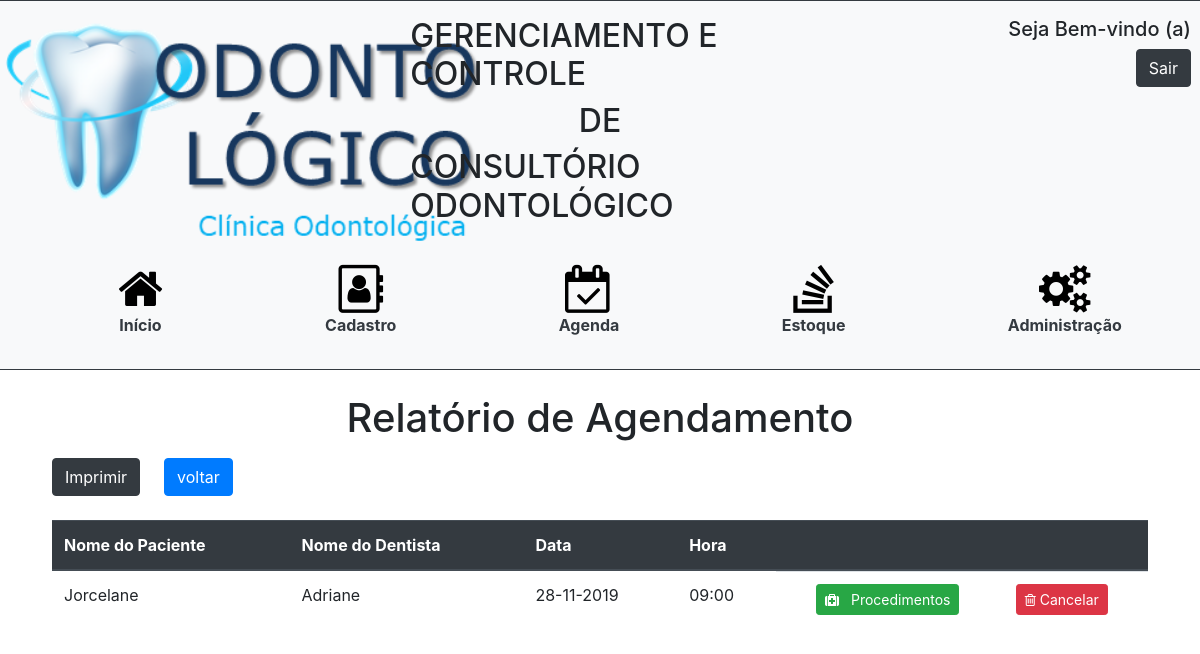
Page /agendaTodos.php (signed in) on the committed database.
### tables this page shows
CREATE TABLE `atendimento` (
  `id` int(11) NOT NULL,
  `paciente_id` int(11) DEFAULT NULL,
  `dentista_id` int(11) DEFAULT NULL,
  `data` date DEFAULT NULL,
  `descricao` text,
  `hora` time DEFAULT '00:00:00',
  `situacao` varchar(30) DEFAULT NULL
);

CREATE TABLE `paciente` (
  `id` int(11) NOT NULL,
  `nome` varchar(255) DEFAULT NULL,
  `email` varchar(255) DEFAULT NULL,
  `cpf` varchar(15) NOT NULL,
  `rg` varchar(15) NOT NULL,
  `telefone` varchar(15) NOT NULL,
  `celular` varchar(15) NOT NULL,
  `cep` varchar(15) NOT NULL,
  `endereco` varchar(100) NOT NULL,
  `bairro` varchar(50) NOT NULL,
  `nascimento` date NOT NULL,
  `cidade` varchar(30) NOT NULL,
  `uf` varchar(5) DEFAULT NULL,
  `doencabase` varchar(255) DEFAULT NULL,
  `alergia` varchar(255) DEFAULT NULL,
  `medicamentos` varchar(255) DEFAULT NULL,
  `cirurgia` varchar(255) DEFAULT NULL,
  `internacoes` varchar(255) DEFAULT NULL,
  `pa` varchar(255) DEFAULT NULL,
  `queixaprinc` varchar(255) DEFAULT NULL,
  `situacaoficha` varchar(10) NOT NULL,
  `orcamento` varchar(5) NOT NULL,
  `complemento` varchar(100) NOT NULL
);

CREATE TABLE `dentista` (
  `id` int(11) NOT NULL,
  `nome` varchar(255) DEFAULT NULL,
  `cro` varchar(255) DEFAULT NULL
);

### agendaTodos.php (the view, shortened to what this page needs)
<!DOCTYPE html>
<html>
	<head>
		<link rel="stylesheet" href="https://stackpath.bootstrapcdn.com/bootstrap/4.3.1/css/bootstrap.min.css">
		<link rel="stylesheet" href="https://cdnjs.cloudflare.com/ajax/libs/font-awesome/4.7.0/css/font-awesome.min.css">
		<link rel="stylesheet" type="text/css" href="styleHeader.css">
	</head>
<body>
	<?php include 'header.php'?>
    <h1 class = "text-center mb-3">Relatório de Agendamento</h1>
        	<div class = "pl-5 pr-5">
                <span class = "d-flex justify-content-start ml-1">
                    <input type="button" class ="btn btn-dark" onclick="window.print();" value="Imprimir">
                    <a class = "ml-4" href="agenda.php"><button class = "btn btn-primary">voltar</button></a>
                </span>
                <div class = "overflow-auto ml-1 mr-1" style = "max-height: 520px">
                    <table class="table w-100 mt-4 table-hover">
                        <thead class="thead-dark">
                            <tr>
                                <th scope="col">Nome do Paciente</th>
                                <th scope="col">Nome do Dentista</th>
                                <th scope="col">Data</th>
                                <th scope="col">Hora</th>
                                <th scope = "col"></th>
                            </tr>
                        </thead>
                        <tbody>
                            <?php
                                include_once 'conexao.php';
                            $sql = "SELECT
                                    a.id AS atendimento_id,
                                    p.nome AS paciente_nome,
                                    d.nome AS dentista_nome,
                                    a.data,
                                    a.hora as atendimento_hora
                                    FROM atendimento a, paciente p, dentista d
                                    WHERE
                                    a.paciente_id = p.id
                                    AND
                                    a.dentista_id = d.id ORDER BY data, hora";
                                $busca = mysqli_query($con, $sql);
                                while($array = mysqli_fetch_array($busca)){
                                    $atendimento_id = $array['atendimento_id'];
                                    $paciente_nome = $array['paciente_nome'];
                                    $dentista_nome = $array['dentista_nome'];
                                    $data = $array['data'];
                                    $hora = substr($array['atendimento_hora'], 0 , -3);
                                    $data = explode('-', $data);
                                    $newdata = $data[2] . "-" . $data[1]. "-" . $data[0];
                            ?>
                                <tr>
                                    <td><?php echo $paciente_nome?></td>
                                    <td><?php echo $dentista_nome?></td>
                                    <td><?php echo $newdata?></td>
                                    <td><?php echo $hora?></td>
                                    <td class = "d-flex justify-content-around">
                                        <a class="btn btn-success btn-sm" href="procedimento.php?atendimento_id=<?php echo $atendimento_id ?>" role="button">
                                            <i class="fa fa-medkit mr-2" aria-hidden="true"></i>
                                            Procedimentos
                                        </a>
                                        <a class="btn btn-danger btn-sm"  style="color:#fff" onclick="excluir(<?php echo $array['atendimento_id']?>)" role="button">
                                            <i class="fa fa-trash-o" aria-hidden="true"></i>
                                            Cancelar
                                        </a>
                                    </td>
                                </tr>
                            <?php
                        };?>
                        </tbody>
                    </table>
                </div>
            </div>
</body>
</html>

### rows in the picture
atendimento: paciente.nome "Jorcelane", dentista.nome "Adriane", data "28-11-2019", hora "09:00"
